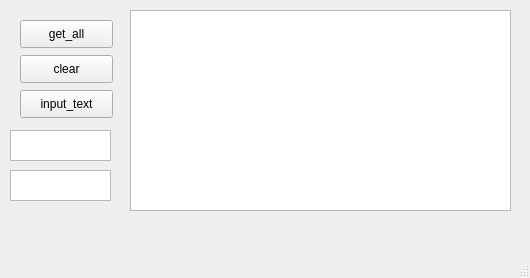
<?xml version="1.0" encoding="UTF-8"?>
<ui version="4.0">
 <class>MainWindow</class>
 <widget class="QMainWindow" name="MainWindow">
  <property name="geometry">
   <rect>
    <x>0</x>
    <y>0</y>
    <width>530</width>
    <height>278</height>
   </rect>
  </property>
  <property name="windowTitle">
   <string>MainWindow</string>
  </property>
  <widget class="QWidget" name="centralwidget">
   <widget class="QPlainTextEdit" name="plainTextEdit_1">
    <property name="geometry">
     <rect>
      <x>10</x>
      <y>130</y>
      <width>101</width>
      <height>31</height>
     </rect>
    </property>
   </widget>
   <widget class="QTableView" name="tableView">
    <property name="geometry">
     <rect>
      <x>130</x>
      <y>10</y>
      <width>381</width>
      <height>201</height>
     </rect>
    </property>
   </widget>
   <widget class="QPlainTextEdit" name="plainTextEdit_2">
    <property name="geometry">
     <rect>
      <x>10</x>
      <y>170</y>
      <width>101</width>
      <height>31</height>
     </rect>
    </property>
   </widget>
   <widget class="QPushButton" name="pushButton_3">
    <property name="geometry">
     <rect>
      <x>20</x>
      <y>90</y>
      <width>93</width>
      <height>28</height>
     </rect>
    </property>
    <property name="text">
     <string>input_text</string>
    </property>
   </widget>
   <widget class="QPushButton" name="btnClear">
    <property name="geometry">
     <rect>
      <x>20</x>
      <y>55</y>
      <width>93</width>
      <height>28</height>
     </rect>
    </property>
    <property name="text">
     <string>clear</string>
    </property>
   </widget>
   <widget class="QPushButton" name="btnGetAll">
    <property name="geometry">
     <rect>
      <x>20</x>
      <y>20</y>
      <width>93</width>
      <height>28</height>
     </rect>
    </property>
    <property name="text">
     <string>get_all</string>
    </property>
   </widget>
  </widget>
  <widget class="QMenuBar" name="menubar">
   <property name="geometry">
    <rect>
     <x>0</x>
     <y>0</y>
     <width>530</width>
     <height>26</height>
    </rect>
   </property>
  </widget>
  <widget class="QStatusBar" name="statusbar"/>
 </widget>
 <resources/>
 <connections>
  <connection>
   <sender>pushButton_3</sender>
   <signal>clicked()</signal>
   <receiver>MainWindow</receiver>
   <slot>slot1()</slot>
   <hints>
    <hint type="sourcelabel">
     <x>67</x>
     <y>149</y>
    </hint>
    <hint type="destinationlabel">
     <x>59</x>
     <y>186</y>
    </hint>
   </hints>
  </connection>
  <connection>
   <sender>btnGetAll</sender>
   <signal>clicked()</signal>
   <receiver>MainWindow</receiver>
   <slot>getAll()</slot>
   <hints>
    <hint type="sourcelabel">
     <x>41</x>
     <y>44</y>
    </hint>
    <hint type="destinationlabel">
     <x>8</x>
     <y>59</y>
    </hint>
   </hints>
  </connection>
  <connection>
   <sender>btnClear</sender>
   <signal>clicked()</signal>
   <receiver>MainWindow</receiver>
   <slot>clearTable()</slot>
   <hints>
    <hint type="sourcelabel">
     <x>51</x>
     <y>102</y>
    </hint>
    <hint type="destinationlabel">
     <x>10</x>
     <y>107</y>
    </hint>
   </hints>
  </connection>
  <connection>
   <sender>btnClear</sender>
   <signal>clicked()</signal>
   <receiver>tableView</receiver>
   <slot>reset()</slot>
   <hints>
    <hint type="sourcelabel">
     <x>106</x>
     <y>91</y>
    </hint>
    <hint type="destinationlabel">
     <x>143</x>
     <y>96</y>
    </hint>
   </hints>
  </connection>
 </connections>
 <slots>
  <slot>slot1()</slot>
  <slot>getAll()</slot>
  <slot>clearTable()</slot>
 </slots>
</ui>
